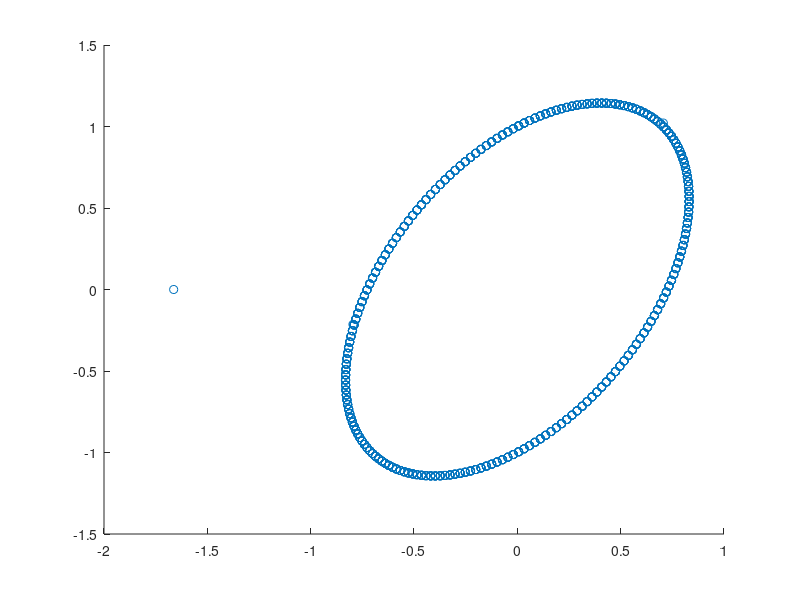
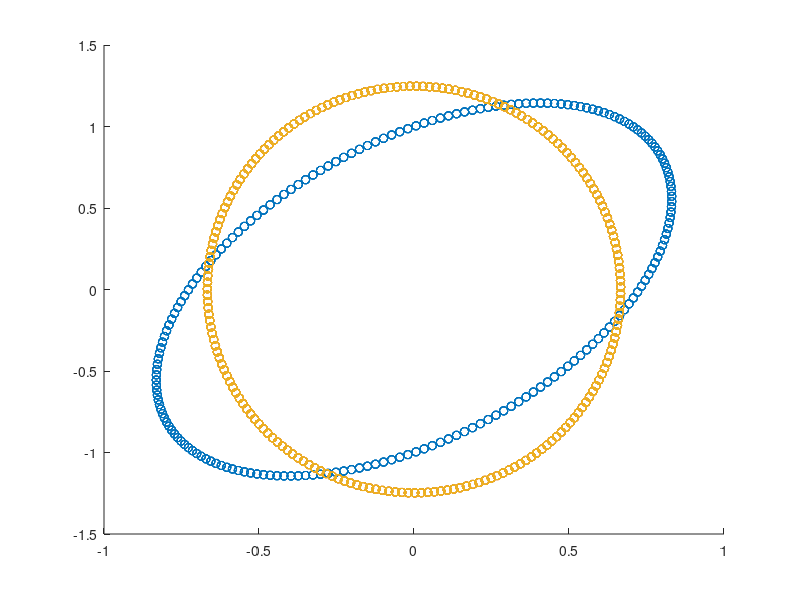

Here is the MATLAB script that generated these plots, in order:
% Frequency of source
freq = 2000;

% Sampling rate
samp_rate = 39.8e3;

% Analong over sample rate
OSR = 16;

% Determine sample rate of simulation
sim_rate = samp_rate*OSR;

% Number of received samples
N = 1024;

% Time axis for simulation data
n = 0:(N*OSR-1);

% Create transmitted signal
x = exp(1i*2*pi*freq/sim_rate*n);

% I/Q Magnitude Imbalance
eps = 0;

% I/Q Phase Imbalance
phi = 3*pi/16 + pi;

% Carrier Frequency
fc = 0.3;

% Mix signal to carrier frequency
tx_sig = real(x)*(1+eps).*cos(2*pi*fc*n+phi)-imag(x).*sin(2*pi*fc*n);

% Arbitrary Scale Factor to Simplify Math
tx_sig = tx_sig*2;

% Mix and LPF signal
rx_sig = tx_sig.*exp(-1i*2*pi*fc*n);
h = fir1(31,fc);
rx_sig = filtfilt(h,1,rx_sig);

% Decimate to get back to sampled signal
rx_sig = rx_sig(1:OSR:end);

% Create plot of constellation
figure(1); clf;
scatter(real(rx_sig),imag(rx_sig));
% xlim([-1.5 1.5])
% ylim([-1.5 1.5])

% Generate received signal based on formulas stated in homework submission
ar = (1+eps)*cos(phi);
ai = 1i*(1+eps)*sin(phi)+1;
ai_mag = abs(ai);
ai_phase = angle(ai);
f = freq/samp_rate;
x = ar*cos(2*pi*f*(0:999)) + 1i*ai_mag*sin(2*pi*f*(0:999)+ai_phase);

% Create scatter plot with received signal
figure(2); clf;
scatter(real(x),imag(x))
hold on;

% Show form in problem is mathematically equivalent
ai_mag = sqrt(1+(1+eps)^2*sin(phi)^2);
ai_phase = atan((1+eps)*sin(phi));
% x = ar*cos(2*pi*f*(0:999)) + 1i*ai_mag*sin(2*pi*f*(0:999)+ai_phase);
% theta = phi/2+pi/4-3*pi/2
% 0.5*atan2(sin(2*phi),(cos(2*phi)-1))]
n = mod(round(mod(phi/(2*pi),1)*4),4)
% if n == 2
%     n = 0;
% end
n = 0
theta = 0.5*atan(((1+eps)^2*sin(2*phi))/((1+eps)^2*cos(2*phi)-1)) + n*pi/2;
% if (sign(cos(theta)) ~= sign(cos(phi-theta)))
%     error('Bad Rotation Angle');
% end
% theta/pi
t = 0:999;
a1_mag = sqrt((1+eps)^2*cos(phi-theta)^2+sin(theta)^2);
a2_mag = sqrt((1+eps)^2*sin(phi-theta)^2+cos(theta)^2);
a1_phase = atan2(-sin(theta),(1+eps)*cos(phi-theta))
a2_phase = atan2((1+eps)*sin(phi-theta),cos(theta))
x = a1_mag*cos(2*pi*f*t+a1_phase) + 1i*a2_mag*sin(2*pi*f*t+a2_phase);
% x = x*exp(1i*theta);
% x = sqrt(1+2*(1+eps)*cos*cos(phi-theta)*cos(2*pi*f*(0:999))+
scatter(real(x),imag(x))
% xlim([-1.5 1.5])
% ylim([-1.5 1.5])
% x = a1_mag*cos(2*pi*f*t+a1_phase) + 1i*a2_mag*sin(2*pi*f*t+a1_phase);
scatter(real(x),imag(x))
